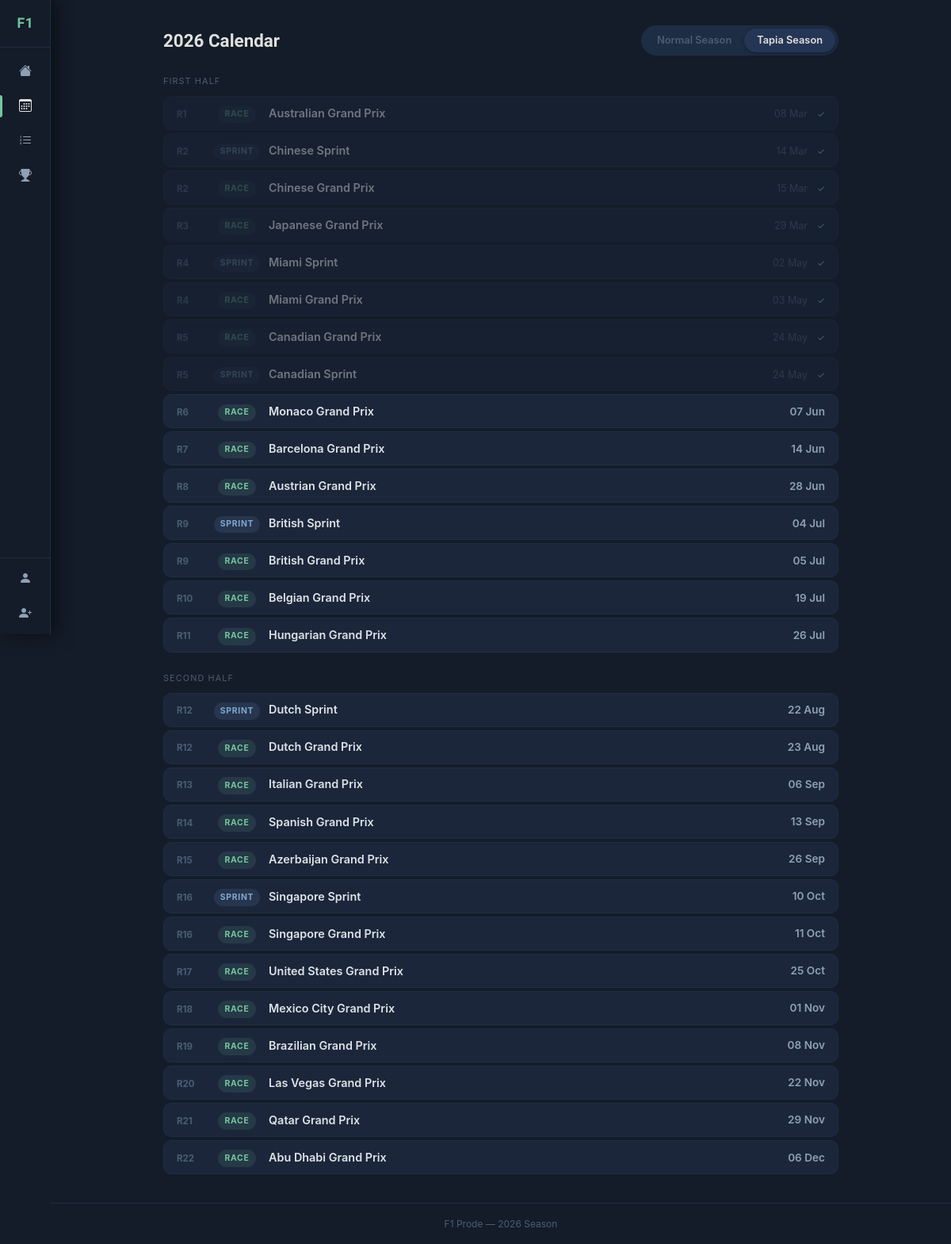
Screenshot of /calendar/ with the database file from the repository.
### app/models.py (models this page shows, shortened)
class Race(db.Model):
    id = db.Column(db.Integer, primary_key=True)
    name = db.Column(db.String(100), nullable=False)
    round_number = db.Column(db.Integer, nullable=False)
    season = db.Column(db.Integer, nullable=False, default=2025)
    race_date = db.Column(db.DateTime)
    race_type = db.Column(db.String(10), nullable=False, default='race')  # 'race' or 'sprint'
    season_half = db.Column(db.Integer, default=1)  # 1 = before summer break, 2 = after
    is_completed = db.Column(db.Boolean, default=False)
    predictions_open = db.Column(db.Boolean, default=True)
    predictions = db.relationship('Prediction', backref='race', lazy=True)
    result = db.relationship('RaceResult', backref='race', uselist=False)

### app/routes/calendar.py (the view)
@calendar_bp.route('/')
def index():
    view = request.args.get('view', 'tapia')
    races = (Race.query
             .filter_by(season=Config.CURRENT_SEASON)
             .order_by(Race.race_date)
             .all())
    now = datetime.utcnow()
    return render_template('calendar/index.html', races=races, now=now, view=view)

### app/templates/calendar/index.html (shortened to what this page needs)
{% extends "base.html" %}
{% block content %}
<div class="d-flex justify-content-between align-items-center mb-4">
  <h4 class="page-title mb-0">2026 Calendar</h4>
  <div class="seg-control">
    <a href="{{ url_for('calendar.index', view='normal') }}"
       class="seg-option {% if view == 'normal' %}seg-active{% endif %}">Normal Season</a>
    <a href="{{ url_for('calendar.index', view='tapia') }}"
       class="seg-option {% if view == 'tapia' %}seg-active{% endif %}">Tapia Season</a>
  </div>
</div>
{% if not races %}
<div class="card text-center py-5" style="color:var(--text-3)">
  No races imported yet. Ask an admin to import the schedule.
</div>
{% else %}
{% if view == 'tapia' %}
  {% for half_num, half_label in [(1, 'First Half'), (2, 'Second Half')] %}
    {% set half_races = races | selectattr('season_half', 'equalto', half_num) | list %}
    {% if half_races %}
    <p style="font-size:.68rem;text-transform:uppercase;letter-spacing:.1em;color:var(--text-3);margin:{% if half_num > 1 %}1.5rem{% else %}0{% endif %} 0 .6rem">
      {{ half_label }}
    </p>
    {% for race in half_races %}
      {{ race_row(race) }}
    {% endfor %}
    {% endif %}
  {% endfor %}
{% else %}
  {% for race in races %}
    {{ race_row(race) }}
  {% endfor %}
{% endif %}
{% endif %}
{% endblock %}
{% macro race_row(race) %}
{% set is_past = race.race_date and race.race_date < now %}
<div class="card mb-1 {% if is_past or race.is_completed %}cal-past{% endif %}">
  <div class="card-body py-2 px-3">
    <div class="row align-items-center g-2">
      <div class="col-auto" style="width:44px">
        <span style="font-size:.72rem;font-weight:700;color:var(--text-3)">R{{ race.round_number }}</span>
      </div>
      <div class="col-auto" style="width:72px;text-align:center">
        <span class="badge-{{ race.race_type }}">{{ race.race_type }}</span>
      </div>
      <div class="col">
        <span style="font-weight:600;font-size:.9rem">{{ race.name }}</span>
      </div>
      <div class="col-auto text-end">
        {% if race.race_date %}
          {% if race.is_completed %}
            <span style="font-size:.78rem;color:var(--text-3)">{{ race.race_date.strftime('%d %b') }}</span>
            <span style="font-size:.7rem;color:var(--accent);margin-left:.5rem">✓</span>
          {% else %}
            <span style="font-size:.85rem;font-weight:600;color:{% if is_past %}var(--text-3){% else %}var(--text-2){% endif %}">
              {{ race.race_date.strftime('%d %b') }}
            </span>
          {% endif %}
        {% else %}
          <span style="font-size:.78rem;color:var(--text-3)">TBC</span>
        {% endif %}
      </div>
    </div>
  </div>
</div>
{% endmacro %}

### app/static/css/style.css (style rules this page uses)
:root { --bg: #141c29; --surface: #1b263b; --surface-2: #1d2d44; --surface-3: #253555; --border: #2d3f58; --border-subtle: #1f2e42; --text: #e0e1dd; --text-2: #8fa0b4; --text-3: #4a5e72; --accent: #74c69d; --accent-2: #52a87a; --accent-bg: rgba(116,198,157,.12); --accent-dark: #1d2d44; --green: #74c69d; --green-bg: rgba(116,198,157,.1); --yellow: #f7c948; --purple: #7ea8d4; --purple-bg: rgba(126,168,212,.12); --radius: 10px; --radius-sm: 6px; --sidebar-w: 64px; --sidebar-open: 216px; }
*, *::before, *::after { box-sizing: border-box; margin: 0; padding: 0; }
body { font-family: -apple-system, BlinkMacSystemFont, 'Inter', 'Segoe UI', sans-serif; background: var(--bg); color: var(--text); font-size: 14.5px; line-height: 1.6; -webkit-font-smoothing: antialiased; }
a { color: var(--accent); text-decoration: none; }
* { -webkit-tap-highlight-color: transparent; }
.card { background: var(--surface); border: 1px solid var(--border-subtle); border-radius: var(--radius); }
* { scrollbar-width: none; -ms-overflow-style: none; }
.card-body { padding: 1.25rem; }
.badge-race, .badge-type-race { display: inline-block; background: var(--accent-bg); color: var(--accent); font-size: .65rem; font-weight: 700; letter-spacing: .07em; padding: .15rem .5rem; border-radius: 20px; text-transform: uppercase; }
.badge-sprint, .badge-type-sprint { display: inline-block; background: var(--purple-bg); color: var(--purple); font-size: .65rem; font-weight: 700; letter-spacing: .07em; padding: .15rem .5rem; border-radius: 20px; text-transform: uppercase; }
.seg-control { display: inline-flex; background: var(--surface-2); border-radius: 30px; padding: 3px; border: 1px solid var(--border-subtle); }
.seg-option { padding: .3rem 1rem; border-radius: 26px; font-size: .8rem; font-weight: 600; color: var(--text-3); text-decoration: none; transition: background .2s, color .2s, box-shadow .2s; white-space: nowrap; }
.seg-option.seg-active { background: var(--surface-3); color: var(--text); box-shadow: 0 1px 4px rgba(0,0,0,.35); }
.page-title { font-family: 'Titillium Web', sans-serif; font-weight: 700; font-size: 1.4rem; }
.cal-past { opacity: .45; }
.cal-past .badge-race, .cal-past .badge-sprint { opacity: .6; }

### rows the page displays
Race: round_number "1", race_type "RACE", name "Australian Grand Prix", race_date "08 Mar"
Race: round_number "2", race_type "SPRINT", name "Chinese Sprint", race_date "14 Mar"
Race: round_number "2", race_type "RACE", name "Chinese Grand Prix", race_date "15 Mar"
Race: round_number "3", race_type "RACE", name "Japanese Grand Prix", race_date "29 Mar"
Race: round_number "4", race_type "SPRINT", name "Miami Sprint", race_date "02 May"
Race: round_number "4", race_type "RACE", name "Miami Grand Prix", race_date "03 May"
Race: round_number "5", race_type "RACE", name "Canadian Grand Prix", race_date "24 May"
Race: round_number "5", race_type "SPRINT", name "Canadian Sprint", race_date "24 May"
Race: round_number "6", race_type "RACE", name "Monaco Grand Prix", race_date "07 Jun"
Race: round_number "7", race_type "RACE", name "Barcelona Grand Prix", race_date "14 Jun"
Race: round_number "8", race_type "RACE", name "Austrian Grand Prix", race_date "28 Jun"
Race: round_number "9", race_type "SPRINT", name "British Sprint", race_date "04 Jul"
Race: round_number "9", race_type "RACE", name "British Grand Prix", race_date "05 Jul"
Race: round_number "10", race_type "RACE", name "Belgian Grand Prix", race_date "19 Jul"
Race: round_number "11", race_type "RACE", name "Hungarian Grand Prix", race_date "26 Jul"
Race: round_number "12", race_type "SPRINT", name "Dutch Sprint", race_date "22 Aug"
Race: round_number "12", race_type "RACE", name "Dutch Grand Prix", race_date "23 Aug"
Race: round_number "13", race_type "RACE", name "Italian Grand Prix", race_date "06 Sep"
Race: round_number "14", race_type "RACE", name "Spanish Grand Prix", race_date "13 Sep"
Race: round_number "15", race_type "RACE", name "Azerbaijan Grand Prix", race_date "26 Sep"
Race: round_number "16", race_type "SPRINT", name "Singapore Sprint", race_date "10 Oct"
Race: round_number "16", race_type "RACE", name "Singapore Grand Prix", race_date "11 Oct"
Race: round_number "17", race_type "RACE", name "United States Grand Prix", race_date "25 Oct"
Race: round_number "18", race_type "RACE", name "Mexico City Grand Prix", race_date "01 Nov"
Race: round_number "19", race_type "RACE", name "Brazilian Grand Prix", race_date "08 Nov"
Race: round_number "20", race_type "RACE", name "Las Vegas Grand Prix", race_date "22 Nov"
Race: round_number "21", race_type "RACE", name "Qatar Grand Prix", race_date "29 Nov"
Race: round_number "22", race_type "RACE", name "Abu Dhabi Grand Prix", race_date "06 Dec"

### other values shown
{{ half_label }} "FIRST HALF" "SECOND HALF"
